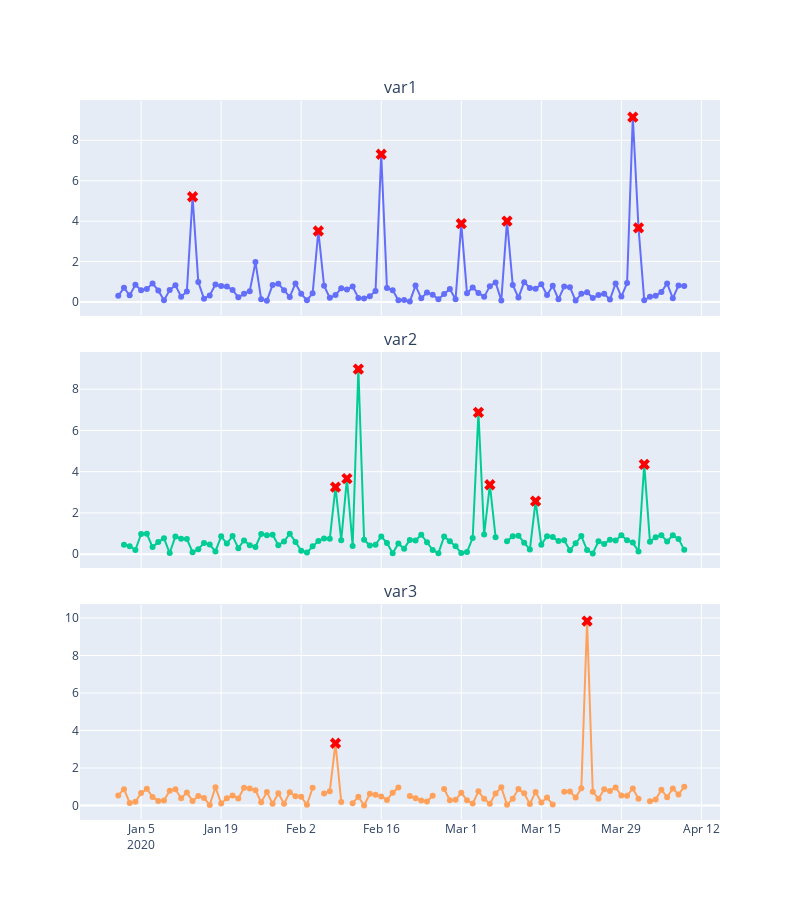

The cell this chart's notebook holds for it:
### Code cell
# plot final data no verify
fig = plot_df(df_final_no_verify, return_fig=True)
fig.show()
